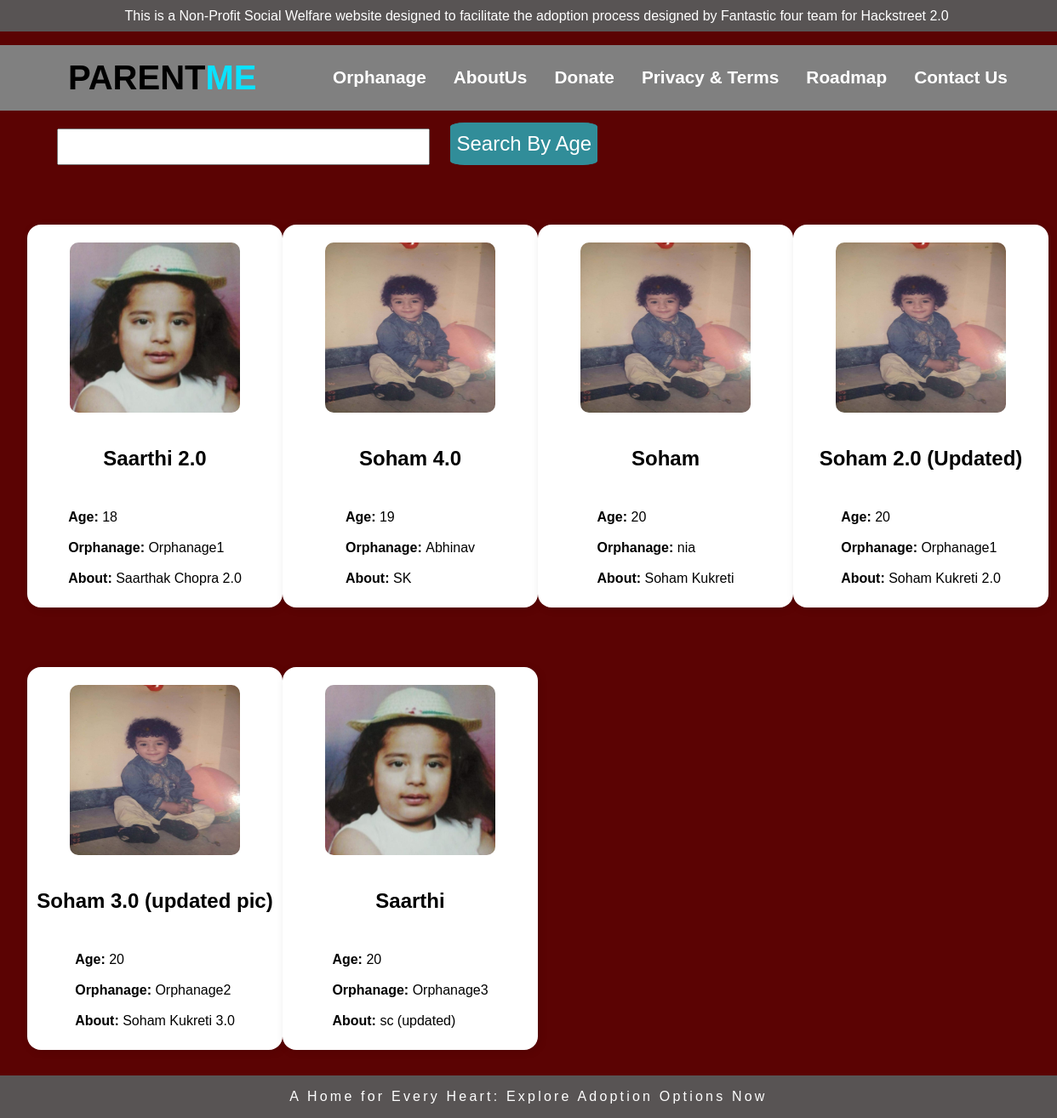
/Adopt-me/, run on an earlier commit of the app's database.
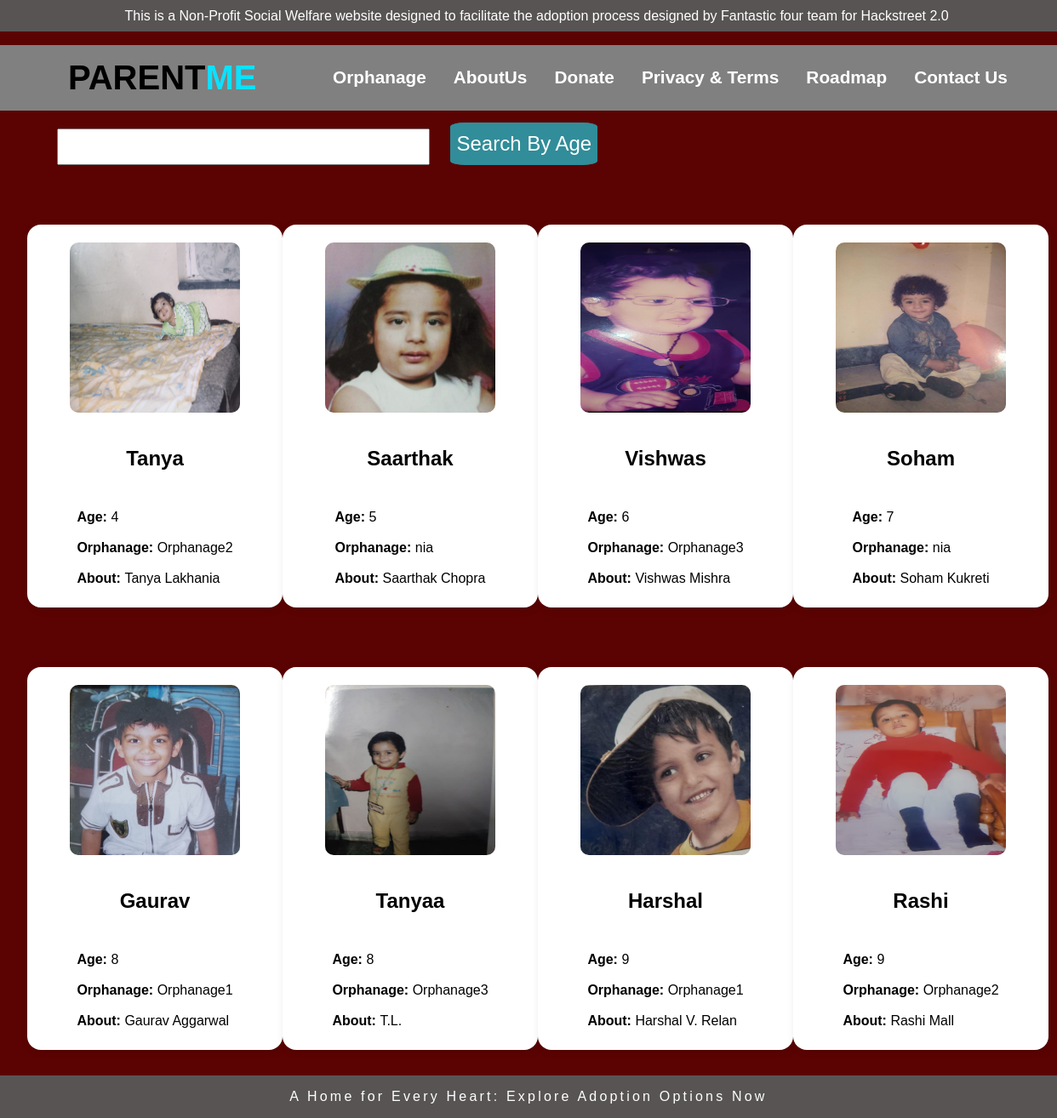
And on a later commit of the database.
### main/models.py (models this page shows, shortened)
class Orphan(models.Model):
    orphanage = models.ForeignKey(User,on_delete=models.CASCADE,null=True,blank=True)
    child_image = models.ImageField(null=True,blank=True,upload_to="images/")
    name = models.CharField(max_length=200)
    description = models.TextField(null=True,blank=True)
    age = models.CharField(max_length=2)
    joined = models.DateField(auto_now_add=True)
    class Meta:
        ordering = ['age']

### main/views.py (the view)
# urls.py: path('Adopt-me/',views.AdoptMe.as_view(),name='AdoptMe'),
class AdoptMe(ListView):
    model = Orphan
    template_name = 'main/AdoptMe.html'
    context_object_name = 'Orphans'
    def get_context_data(self, **kwargs):
        context = super().get_context_data(**kwargs)
        search_input = self.request.GET.get('search-area') or ''
        if search_input:
            context['Orphans'] = context['Orphans'].filter(age__startswith=search_input)
        context['search_input']=search_input
        return context

### main/templates/main/AdoptMe.html
{% extends 'main/base.html' %}
{% block content %}
<form method="GET">
    <input type="text" name="search-area" value="{{search_input}}" class="search-age-txt">
    <input type="submit" value="Search By Age"class='srch-btn'>
</form>
<div class="outergrid">
    {% for orphan in Orphans %}
    <div class="gridcell">
        {% if orphan.child_image %}
            <img src="{{orphan.child_image.url}}" width="200px" height="200px" style="border-radius: 5%;">
        {% else %}
            <img src="/static/assets/images/noUser.png" width="200px" height="200px" style="border-radius: 5%;">
        {% endif %}
        <div>
            <h2>{{orphan.name}}</h2>
        </div>
        <div class="details">
            <b>Age: </b>{{orphan.age}}<br><br>
            <b>Orphanage: </b>{{orphan.orphanage}}<br><br>
            <b>About: </b>{{orphan.description}}
        </div>
    </div>
{% endfor %}
</div>
{% endblock content %}

### main/templates/main/base.html (shortened to what this page needs)
<!DOCTYPE html>
<html lang="en">
<head>
</head>
<body>
    <div class="line">This is a Non-Profit Social Welfare website designed to facilitate the adoption process
        designed by Fantastic four team for Hackstreet 2.0 </div>
    <nav class="navbar">
        <a href="{% url 'landingPage' %}" class="logo">
            PARENT<span class="logome">ME</span>
        </a>
        <ul>
            <li><a href="{% url 'OrphanList' %}" style="text-decoration: none; color:white;">Orphanage</a></li>
            <li>AboutUs</li>
            <li><a href="{% url 'Donate' %}" style="text-decoration: none; color:white;">Donate</a></li>
            <li>Privacy & Terms</li>
            <li><a href="{% url 'roadmap' %}" style="text-decoration: none; color:white;">Roadmap</a></li>
            <li>Contact Us</li>
        </ul>
    </nav>
    <div class="block" style="margin-top: 7rem; padding: 2rem;">
        {% block content %}
        {% endblock content %}
    </div>
    <footer class="footer">
        <p>A Home for Every Heart: Explore Adoption Options Now</p>
    </footer>
</body>
</html>

### main/templates/main/base.html (style rules this page uses)
body { margin: 0px; font-family: Arial, sans-serif; background-color: rgb(91, 3, 3); }
.line { background-color: rgb(88, 84, 84); color: white; padding: 0.6rem; text-align: center; position:fixed; top:0; z-index:99999; width:100%; }
.navbar { position: absolute; top: 4%; width: 97.9%; background: grey; display: flex; justify-content: space-between; align-items: center; padding: 1rem; z-index: 999; color: white; font-weight: 600; }
.navbar ul { display: flex; justify-content: flex-end; margin: 0; margin-right: 2rem; }
.navbar ul li { list-style: none; margin: 0 1rem; font-size: 1.3rem; }
.logo { color: black; font-weight: bolder; text-decoration: none; font-size: 2.5rem; margin-left: 4rem; }
.logome { color: rgb(10, 226, 255); font-weight: bolder; text-decoration: none; font-size: 2.5rem; }
.outergrid { display: grid; grid-template-columns: 1fr 1fr 1fr 1fr; margin-bottom: 3rem; }
.gridcell { max-width: 550px; border-radius: 1em; margin: auto; background-color: #fff; -webkit-box-shadow: 2px 2px 13px -4px rgba(0,0,0,0.21); box-shadow: 2px 2px 13px -4px rgba(0,0,0,0.21); width: 300px; height: 450px; margin-top: 70px; display: grid; grid-template-rows: 6fr 0.5fr 3.5fr; place-self: center; place-items: center; }
.footer { position:fixed; width:100%; bottom:0; background-color: rgb(88, 84, 84); text-align:center; color:white; z-index:999; letter-spacing: 0.2rem; }
.srch-btn { background-color: rgb(49, 141, 153); color: white; width: 50; height: 50px; border: 0.1rem solid rgb(49,141,153); border-radius: 10%; font-size: 1.5rem; }
.search-age-txt { width: 430px; height: 37px; margin-right: 20px; margin-left: 35px; }

What changed in the data, as far as the page shows it:
removed Orphan: child_image (picture), name "Saarthi 2.0", age "18", orphanage "Orphanage1", description "Saarthak Chopra 2.0"
removed Orphan: child_image (picture), name "Soham 4.0", age "19", orphanage "Abhinav", description "SK"
removed Orphan: child_image (picture), name "Soham 2.0 (Updated)", age "20", orphanage "Orphanage1", description "Soham Kukreti 2.0"
removed Orphan: child_image (picture), name "Soham 3.0 (updated pic)", age "20", orphanage "Orphanage2", description "Soham Kukreti 3.0"
removed Orphan: child_image (picture), name "Saarthi", age "20", orphanage "Orphanage3", description "sc (updated)"
added Orphan: child_image (picture), name "Tanya", age "4", orphanage "Orphanage2", description "Tanya Lakhania"
added Orphan: child_image (picture), name "Saarthak", age "5", orphanage "nia", description "Saarthak Chopra"
added Orphan: child_image (picture), name "Vishwas", age "6", orphanage "Orphanage3", description "Vishwas Mishra"
changed Orphan "Soham": age "20" → "7"
added Orphan: child_image (picture), name "Gaurav", age "8", orphanage "Orphanage1", description "Gaurav Aggarwal"
added Orphan: child_image (picture), name "Tanyaa", age "8", orphanage "Orphanage3", description "T.L."
added Orphan: child_image (picture), name "Harshal", age "9", orphanage "Orphanage1", description "Harshal V. Relan"
added Orphan: child_image (picture), name "Rashi", age "9", orphanage "Orphanage2", description "Rashi Mall"
